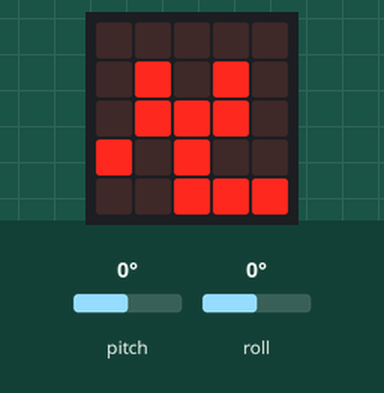
Simulated run of this program. Board: BBC micro:bit (MakeCode). Shown: the board's 5×5 LED display. Inputs (shaded band) come from the test bench; at power-on: pitch 0°, roll 0°. Random numbers come from a fixed seed.

Above: at 1.2 s.
1.3 s: pitch set to -90°
At 2.0 s:
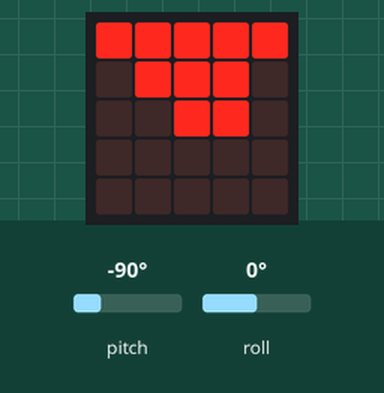
3.0 s: pitch set to 0°
At 4.9 s:
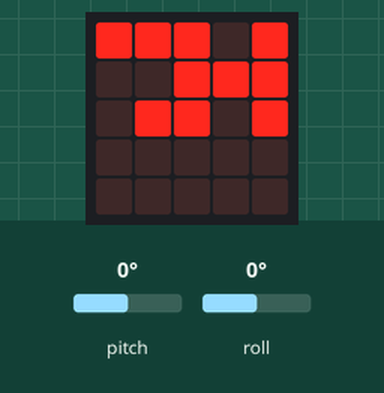
5.8 s: roll set to -90°
At 7.1 s:
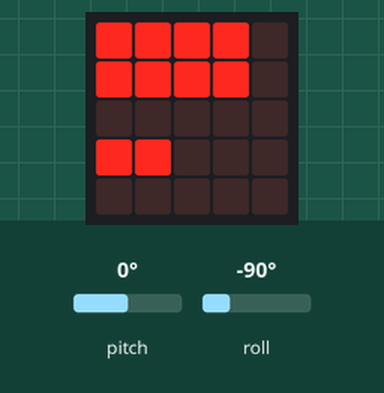
7.4 s: roll set to 0°
At 8.6 s:
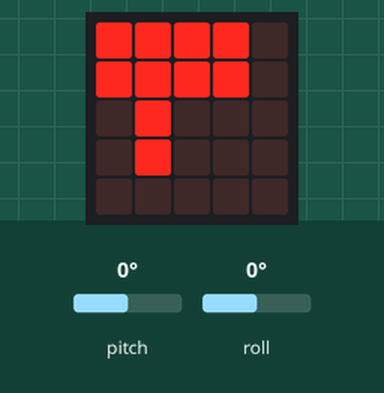
10.4 s: pitch set to 172°
At 11.5 s:
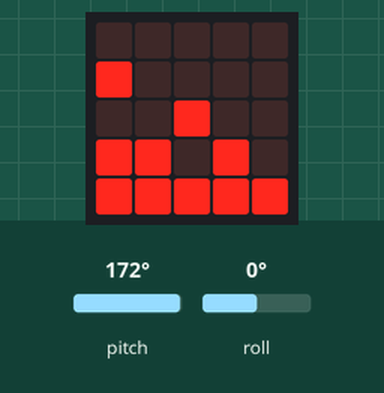
11.9 s: pitch set to -4°
At 14.3 s:
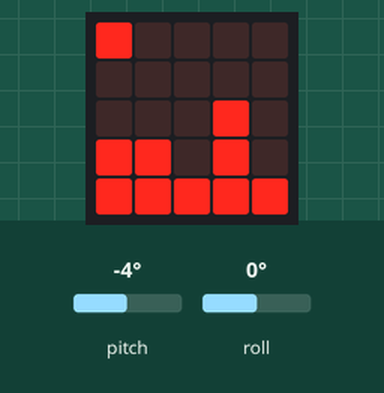
Timing chart, 0 to 15.8 s (numbered marks = the images above; inputs shaded):
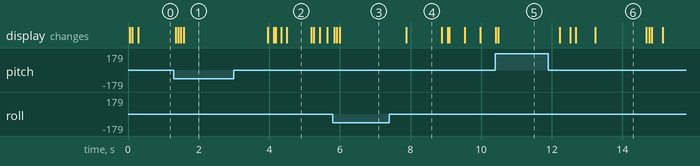

Measured:
- after the input at 3.0 s, the display: first changes after 0.96 s (image 2 shows a later state)
- after the input at 7.4 s, the display: changes after 0.47 s (image 4)
- after the input at 11.9 s, the display: first changes after 0.32 s (image 6 shows a later state)
- what the display in image 2 shows lasts 0.7 s, from 4.5 s to 5.2 s
- what the display in image 4 shows lasts 1.0 s, from 7.9 s to 8.9 s

The program:

main.ts
```typescript
function init () {
    lights = [
        [0, 0, 0, 0, 0],
        [0, 0, 0, 0, 0],
        [1, 1, 1, 1, 1],
        [0, 0, 0, 0, 0],
        [1, 1, 1, 1, 1]
    ];

    for (let y = 0; y <= lights.length - 1; y++) {
        for (let x = 0; x <= lights[y].length - 1; x++) {
            if (lights[y][x] == 1) {
                led.plot(x, y)
            }
        }
    }
    g = [[0, 0], [0, 0], [0, 0]]
}
let outOfBounds = false
let rothor = 0
let rotver = 0
let g: Array<Array<number>>;
let lights: Array<Array<number>>;
let _lights: Array<Array<number>>
init()
basic.forever(function () {

    basic.pause(50)

    rotver = input.rotation(Rotation.Pitch)
    rothor = input.rotation(Rotation.Roll)
    g[0][0] = Math.round(rotver / 90)
    g[0][1] = Math.round(rothor / 90)


    if (g[0][0] == 0 && g[0][1] !== 0) {
        g[1][0] = 1
        g[1][1] = g[0][1]
        g[2][0] = -1
        g[2][1] = g[0][1]
    }
    else if (g[0][1] == 0 && g[0][0]!==0) {
        g[1][0] = g[0][0]
        g[1][1] = 1
        g[2][0] = g[0][0]
        g[2][1] = -1
    }
    else if (g[0][0] == 1 && g[0][1] == 1) {
        g[1][0] = 1
        g[1][1] = 0
        g[2][0] = 0
        g[2][1] = 1
    }
    else if (g[0][0] == 1 && g[0][1] == -1) {
        g[1][0] = 1
        g[1][1] = 0
        g[2][0] = 0
        g[2][1] = -1
    }
    else if (g[0][0] == -1 && g[0][1] == 1) {
        g[1][0] = -1
        g[1][1] = 0
        g[2][0] = 0
        g[2][1] = 1
    }
    else if (g[0][0] == -1 && g[0][1] == -1) {
        g[1][0] = -1
        g[1][1] = 0
        g[2][0] = 0
        g[2][1] = -1
    }

    _lights = lights
    for (let y2 = 0; y2 <= lights.length - 1; y2++) {
        for (let x2 = 0; x2 <= lights[y2].length - 1; x2++) {
            if (lights[y2][x2] == 0) {
                continue;
            }

            if (g[0][0] == 0 && g[0][1] == 0 && randint(0,20) == 0) {
                g[1][0] = randint(-1, 1);
                g[1][1] = randint(-1, 1);
                g[2][0] = randint(-1, 1);
                g[2][1] = randint(-1, 1);
            } else {
                g[1][0] = randint(0, 0);
                g[1][1] = randint(0, 0);
                g[2][0] = randint(0, 0);
                g[2][1] = randint(0, 0);}

            for (let i = 0; i <= g.length - 1; i++) {
                outOfBounds = x2 + g[i][1] > 4 || x2 + g[i][1] < 0 || y2 + g[i][0] > 4 || y2 + g[i][0] < 0
                if (!(outOfBounds)) {
                    if (_lights[y2 + g[i][0]][x2 + g[i][1]] == 0) {
                        _lights[y2 + g[i][0]][x2 + g[i][1]] = 1
                        _lights[y2][x2] = 0
                        led.plot(x2 + g[i][1], y2 + g[i][0])
                        led.unplot(x2, y2)
                        break;
                    }
                }
            }
        }
    }
    lights = _lights
})
```

test.ts
```typescript
// tests gaan hier; deze zal niet worden gecompileerd wanneer dit pakket wordt gebruikt als extensie.
```
